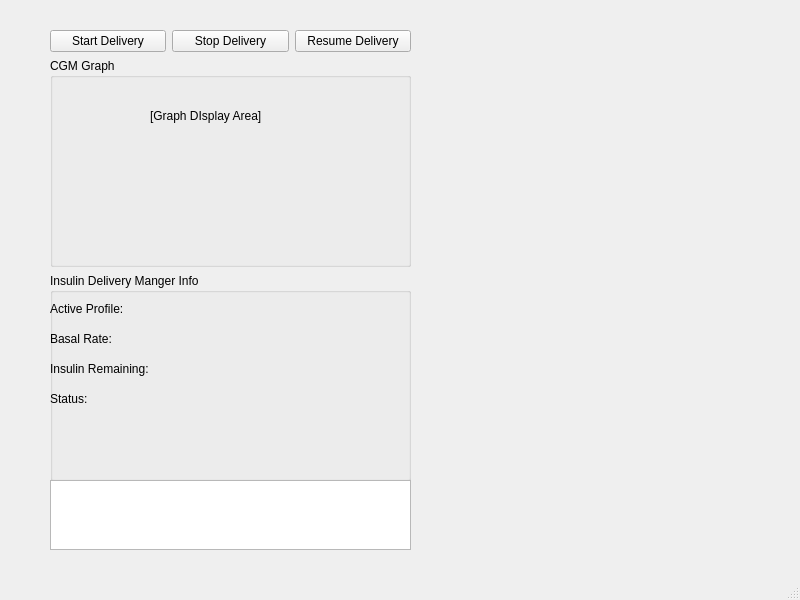
<?xml version="1.0" encoding="UTF-8"?>
<ui version="4.0">
 <class>MainWindow</class>
 <widget class="QMainWindow" name="MainWindow">
  <property name="geometry">
   <rect>
    <x>0</x>
    <y>0</y>
    <width>800</width>
    <height>600</height>
   </rect>
  </property>
  <property name="windowTitle">
   <string>MainWindow</string>
  </property>
  <widget class="QWidget" name="centralwidget">
   <widget class="QWidget" name="verticalLayoutWidget">
    <property name="geometry">
     <rect>
      <x>50</x>
      <y>30</y>
      <width>361</width>
      <height>451</height>
     </rect>
    </property>
    <layout class="QVBoxLayout" name="verticalLayout">
     <item>
      <layout class="QHBoxLayout" name="horizontalLayout">
       <item>
        <widget class="QPushButton" name="pushButtonStart">
         <property name="text">
          <string>Start Delivery</string>
         </property>
        </widget>
       </item>
       <item>
        <widget class="QPushButton" name="pushButtonStop">
         <property name="text">
          <string>Stop Delivery</string>
         </property>
        </widget>
       </item>
       <item>
        <widget class="QPushButton" name="pushButtonResume">
         <property name="text">
          <string>Resume Delivery</string>
         </property>
        </widget>
       </item>
      </layout>
     </item>
     <item>
      <widget class="QGroupBox" name="groupBox">
       <property name="title">
        <string>CGM Graph</string>
       </property>
       <widget class="QLabel" name="label">
        <property name="geometry">
         <rect>
          <x>100</x>
          <y>50</y>
          <width>171</width>
          <height>16</height>
         </rect>
        </property>
        <property name="text">
         <string>[Graph DIsplay Area]</string>
        </property>
       </widget>
      </widget>
     </item>
     <item>
      <widget class="QGroupBox" name="groupBoxStatus">
       <property name="title">
        <string>Insulin Delivery Manger Info</string>
       </property>
       <widget class="QLabel" name="labelActiveProfile">
        <property name="geometry">
         <rect>
          <x>0</x>
          <y>20</y>
          <width>361</width>
          <height>31</height>
         </rect>
        </property>
        <property name="text">
         <string>Active Profile: </string>
        </property>
       </widget>
       <widget class="QLabel" name="labelInsulinRemaining">
        <property name="geometry">
         <rect>
          <x>0</x>
          <y>80</y>
          <width>361</width>
          <height>31</height>
         </rect>
        </property>
        <property name="text">
         <string>Insulin Remaining:</string>
        </property>
       </widget>
       <widget class="QLabel" name="labelStatus">
        <property name="geometry">
         <rect>
          <x>0</x>
          <y>110</y>
          <width>361</width>
          <height>31</height>
         </rect>
        </property>
        <property name="text">
         <string>Status:</string>
        </property>
       </widget>
       <widget class="QLabel" name="labelBasalRate">
        <property name="geometry">
         <rect>
          <x>0</x>
          <y>50</y>
          <width>361</width>
          <height>31</height>
         </rect>
        </property>
        <property name="text">
         <string>Basal Rate:</string>
        </property>
       </widget>
      </widget>
     </item>
    </layout>
   </widget>
   <widget class="QTextEdit" name="textEditLog">
    <property name="geometry">
     <rect>
      <x>50</x>
      <y>480</y>
      <width>361</width>
      <height>70</height>
     </rect>
    </property>
   </widget>
  </widget>
  <widget class="QMenuBar" name="menubar">
   <property name="geometry">
    <rect>
     <x>0</x>
     <y>0</y>
     <width>800</width>
     <height>20</height>
    </rect>
   </property>
  </widget>
  <widget class="QStatusBar" name="statusbar"/>
 </widget>
 <resources/>
 <connections/>
</ui>
